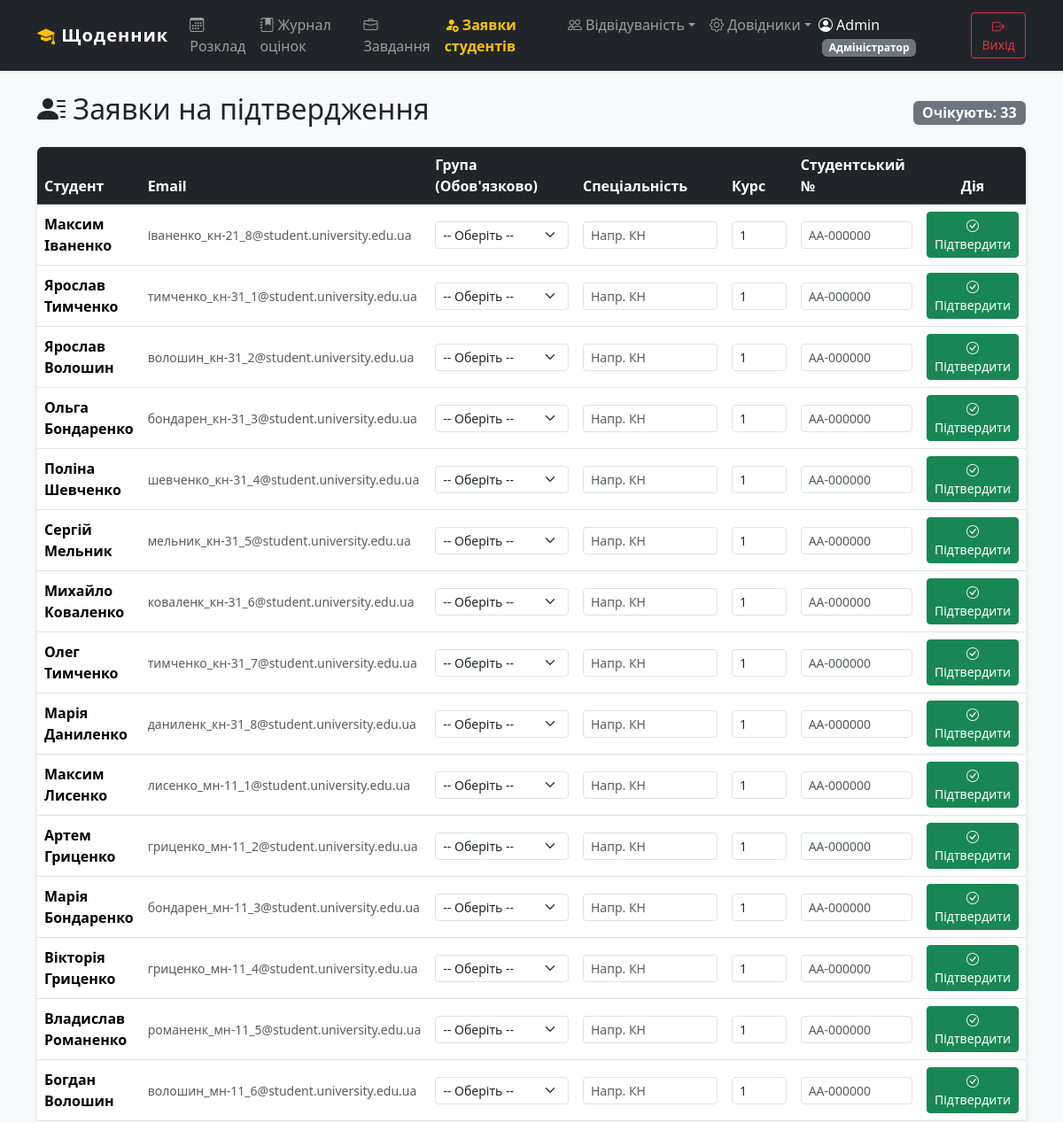
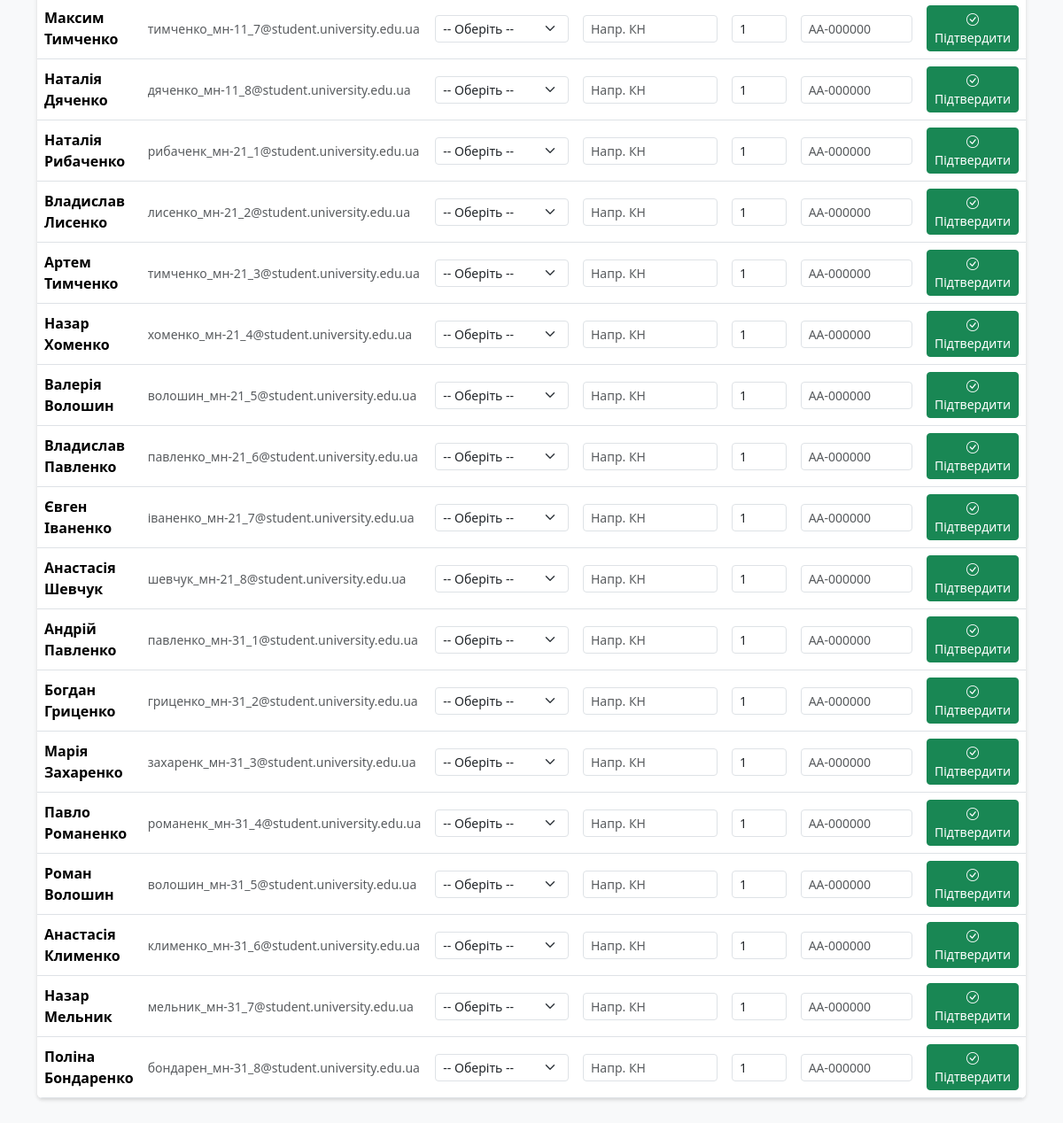
The page /accounts/pending-students/ (signed in) on the database its author committed (2 pictures, top to bottom).
### accounts/models.py (models this page shows, shortened)
class User(AbstractUser):
    ROLE_CHOICES = (
        ('admin', 'Адміністратор'),
        ('teacher', 'Викладач'),
        ('student', 'Студент'),
    )
    role = models.CharField(max_length=10, choices=ROLE_CHOICES, default='student', verbose_name='Роль')
    photo = models.ImageField(upload_to='avatars/', default='avatars/default.png', verbose_name='Фото профілю', blank=True, null=True)

class Student(models.Model):
    user = models.OneToOneField(User, on_delete=models.CASCADE, related_name='student_profile', primary_key=True)
    group = models.ForeignKey('subjects.Group', on_delete=models.SET_NULL, null=True, blank=True, verbose_name='Група')
    specialty = models.CharField(max_length=100, verbose_name='Спеціальність')
    year_of_study = models.PositiveIntegerField(verbose_name='Рік навчання')
    student_card_no = models.CharField(max_length=20, unique=True, verbose_name='Номер студентського')

### accounts/views.py (the view, shortened to what this page needs)
# urls.py: path('pending-students/', PendingStudentsView.as_view(), name='pending_students'),
class PendingStudentsView(UserPassesTestMixin, View):
    template_name = 'accounts/pending_students.html'
    def test_func(self):
        user = self.request.user
        return user.is_authenticated and (user.is_superuser or user.role == 'admin')
    def get(self, request):
        pending_students = Student.objects.filter(group__isnull=True).select_related('user')
        groups = Group.objects.all()
        return render(request, self.template_name, {
            'pending_students': pending_students,
            'groups': groups
        })

### templates/accounts/pending_students.html (shortened to what this page needs)
{% extends 'base.html' %}
{% block content %}
<div class="d-flex justify-content-between align-items-center mt-4 mb-3">
    <h2><i class="bi bi-person-lines-fill"></i> Заявки на підтвердження</h2>
    <span class="badge bg-secondary fs-6">Очікують: {{ pending_students.count }}</span>
</div>
<div class="card shadow-sm border-0 mb-5">
    {% if pending_students %}
        <div class="table-responsive bg-white rounded">
            <table class="table table-hover align-middle mb-0">
                <thead class="table-dark">
                    <tr>
                        <th>Студент</th>
                        <th>Email</th>
                        <th width="200">Група (Обов'язково)</th>
                        <th width="200">Спеціальність</th>
                        <th width="100">Курс</th>
                        <th width="150">Студентський №</th>
                        <th width="120" class="text-center">Дія</th>
                    </tr>
                </thead>
                <tbody>
                    {% for student in pending_students %}
                    <tr>
                        <td class="fw-bold">{{ student.user.get_full_name }}</td>
                        <td class="text-muted small">{{ student.user.email }}</td>
                        <td>
                            <select name="group_id" form="confirm_form_{{ student.pk }}" class="form-select form-select-sm" required>
                                <option value="">-- Оберіть --</option>
                            </select>
                        </td>
                        <td>
                            <input type="text" name="specialty" form="confirm_form_{{ student.pk }}" class="form-control form-control-sm" placeholder="Напр. КН">
                        </td>
                        <td>
                            <input type="number" name="year_of_study" form="confirm_form_{{ student.pk }}" class="form-control form-control-sm" value="1" min="1" max="6">
                        </td>
                        <td>
                            <input type="text" name="student_card_no" form="confirm_form_{{ student.pk }}" class="form-control form-control-sm" placeholder="AA-000000">
                        </td>
                        <td class="text-center">
                            <button type="submit" form="confirm_form_{{ student.pk }}" class="btn btn-success btn-sm w-100">
                                <i class="bi bi-check-circle"></i> Підтвердити
                            </button>
                        </td>
                    </tr>
                    {% endfor %}
                </tbody>
            </table>
        </div>
    {% else %}
        <div class="card-body text-center py-5">
            <i class="bi bi-emoji-smile fs-1 text-success mb-3 d-block"></i>
            <h5 class="text-muted">Нових заявок немає!</h5>
            <p class="text-muted mb-0">Усі зареєстровані студенти вже розподілені по групах.</p>
        </div>
    {% endif %}
</div>
{% endblock %}

### templates/base.html (shortened to what this page needs)
<!DOCTYPE html>
<html lang="uk">
<head>
    <link href="https://cdn.jsdelivr.net/npm/bootstrap@5.3.3/dist/css/bootstrap.min.css" rel="stylesheet">
    <link rel="stylesheet" href="https://cdn.jsdelivr.net/npm/bootstrap-icons@1.11.1/font/bootstrap-icons.css">
</head>
<body>
    <nav class="navbar navbar-expand-lg navbar-dark bg-dark sticky-top shadow-sm mb-4">
        <div class="container">
            <a class="navbar-brand" href="{% url 'home' %}"><i class="bi bi-mortarboard-fill text-warning"></i> Щоденник</a>
            <div class="collapse navbar-collapse" id="navbarNav">
                <ul class="navbar-nav me-auto">
                    {% if user.is_authenticated %}
                        <li class="nav-item"><a class="nav-link" href="{% url 'schedule_list' %}"><i class="bi bi-calendar3"></i> Розклад</a></li>
                        <li class="nav-item"><a class="nav-link" href="{% url 'grade_list' %}"><i class="bi bi-journal-bookmark-fill"></i> Журнал оцінок</a></li>
                        <li class="nav-item"><a class="nav-link" href="{% url 'assignment_list' %}"><i class="bi bi-briefcase"></i> Завдання</a></li>
                        {% if user.role == 'admin' or user.is_superuser %}
                            <li class="nav-item">
                                <a class="nav-link text-warning fw-bold" href="{% url 'pending_students' %}">
                                    <i class="bi bi-person-fill-add"></i> Заявки студентів
                                </a>
                            </li>
                        {% endif %}
                        <li class="nav-item dropdown">
                            <a class="nav-link dropdown-toggle" href="#" role="button" data-bs-toggle="dropdown"><i class="bi bi-people"></i> Відвідуваність</a>
                        </li>
                        {% if user.role == 'teacher' or user.is_superuser %}
                        <li class="nav-item dropdown">
                            <a class="nav-link dropdown-toggle" href="#" role="button" data-bs-toggle="dropdown"><i class="bi bi-gear"></i> Довідники</a>
                        </li>
                        {% endif %}
                    {% endif %}
                </ul>
                <ul class="navbar-nav align-items-lg-center">
                    {% if user.is_authenticated %}
                        <li class="nav-item text-light me-3 d-none d-lg-block">
                            <i class="bi bi-person-circle"></i> {{ user.get_full_name|default:user.username }}
                            <span class="badge bg-secondary ms-1">{{ user.get_role_display }}</span>
                        </li>
                        <li class="nav-item">
                            <form method="post" action="{% url 'logout' %}" class="d-inline">
                                <button type="submit" class="btn btn-outline-danger btn-sm mt-2 mt-lg-0"><i class="bi bi-box-arrow-right"></i> Вихід</button>
                            </form>
                        </li>
                    {% else %}
                        <li class="nav-item"><a class="nav-link" href="{% url 'login' %}">Вхід</a></li>
                        <li class="nav-item"><a class="btn btn-primary btn-sm ms-lg-2 mt-2 mt-lg-0" href="{% url 'register' %}">Реєстрація</a></li>
                    {% endif %}
                </ul>
            </div>
        </div>
    </nav>
    <div class="container pb-5">
        {% block content %}
        {% endblock %}
    </div>
</body>
</html>

### templates/base.html (style rules this page uses)
body { background-color: #f8f9fa; }
.navbar-brand { font-weight: bold; letter-spacing: 1px; }
.table-responsive { border-radius: .5rem; box-shadow: 0 .125rem .25rem rgba(0,0,0,.075); }

### rows shown on the page
User: get_full_name "Admin", role "Адміністратор"
Student: user.get_full_name "Максим Іваненко", user.email "іваненко_кн-21_8@student.university.edu.ua"
Student: user.get_full_name "Ярослав Тимченко", user.email "тимченко_кн-31_1@student.university.edu.ua"
Student: user.get_full_name "Ярослав Волошин", user.email "волошин_кн-31_2@student.university.edu.ua"
Student: user.get_full_name "Ольга Бондаренко", user.email "бондарен_кн-31_3@student.university.edu.ua"
Student: user.get_full_name "Поліна Шевченко", user.email "шевченко_кн-31_4@student.university.edu.ua"
Student: user.get_full_name "Сергій Мельник", user.email "мельник_кн-31_5@student.university.edu.ua"
Student: user.get_full_name "Михайло Коваленко", user.email "коваленк_кн-31_6@student.university.edu.ua"
Student: user.get_full_name "Олег Тимченко", user.email "тимченко_кн-31_7@student.university.edu.ua"
Student: user.get_full_name "Марія Даниленко", user.email "даниленк_кн-31_8@student.university.edu.ua"
Student: user.get_full_name "Максим Лисенко", user.email "лисенко_мн-11_1@student.university.edu.ua"
Student: user.get_full_name "Артем Гриценко", user.email "гриценко_мн-11_2@student.university.edu.ua"
Student: user.get_full_name "Марія Бондаренко", user.email "бондарен_мн-11_3@student.university.edu.ua"
Student: user.get_full_name "Вікторія Гриценко", user.email "гриценко_мн-11_4@student.university.edu.ua"
Student: user.get_full_name "Владислав Романенко", user.email "романенк_мн-11_5@student.university.edu.ua"
Student: user.get_full_name "Богдан Волошин", user.email "волошин_мн-11_6@student.university.edu.ua"
Student: user.get_full_name "Максим Тимченко", user.email "тимченко_мн-11_7@student.university.edu.ua"
Student: user.get_full_name "Наталія Дяченко", user.email "дяченко_мн-11_8@student.university.edu.ua"
Student: user.get_full_name "Наталія Рибаченко", user.email "рибаченк_мн-21_1@student.university.edu.ua"
Student: user.get_full_name "Владислав Лисенко", user.email "лисенко_мн-21_2@student.university.edu.ua"
Student: user.get_full_name "Артем Тимченко", user.email "тимченко_мн-21_3@student.university.edu.ua"
Student: user.get_full_name "Назар Хоменко", user.email "хоменко_мн-21_4@student.university.edu.ua"
Student: user.get_full_name "Валерія Волошин", user.email "волошин_мн-21_5@student.university.edu.ua"
Student: user.get_full_name "Владислав Павленко", user.email "павленко_мн-21_6@student.university.edu.ua"
Student: user.get_full_name "Євген Іваненко", user.email "іваненко_мн-21_7@student.university.edu.ua"
Student: user.get_full_name "Анастасія Шевчук", user.email "шевчук_мн-21_8@student.university.edu.ua"
Student: user.get_full_name "Андрій Павленко", user.email "павленко_мн-31_1@student.university.edu.ua"
Student: user.get_full_name "Богдан Гриценко", user.email "гриценко_мн-31_2@student.university.edu.ua"
Student: user.get_full_name "Марія Захаренко", user.email "захаренк_мн-31_3@student.university.edu.ua"
Student: user.get_full_name "Павло Романенко", user.email "романенк_мн-31_4@student.university.edu.ua"
Student: user.get_full_name "Роман Волошин", user.email "волошин_мн-31_5@student.university.edu.ua"
Student: user.get_full_name "Анастасія Клименко", user.email "клименко_мн-31_6@student.university.edu.ua"
Student: user.get_full_name "Назар Мельник", user.email "мельник_мн-31_7@student.university.edu.ua"
Student: user.get_full_name "Поліна Бондаренко", user.email "бондарен_мн-31_8@student.university.edu.ua"

### other values the page prints
{{ pending_students.count }} "33"
